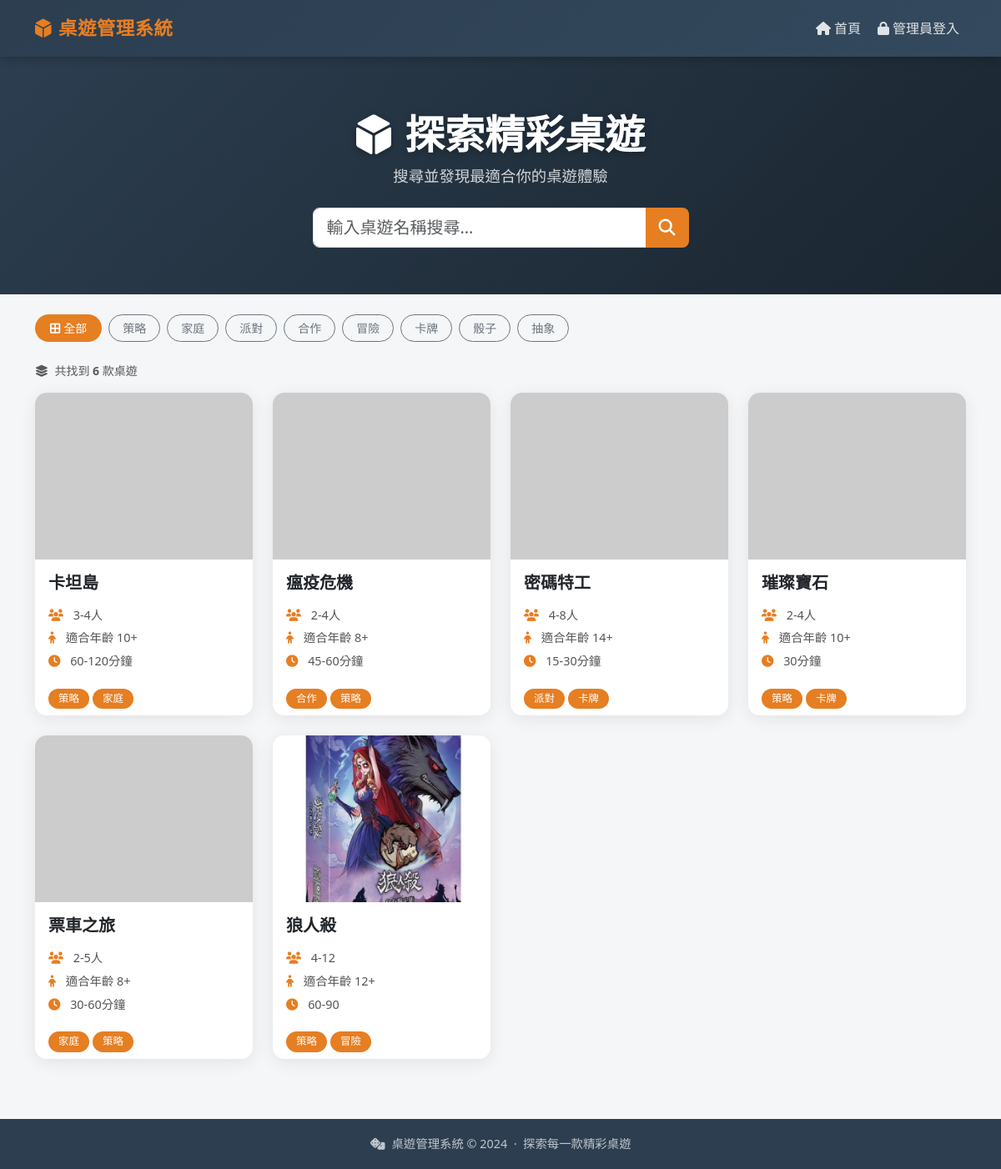
Before: / with the older database file.
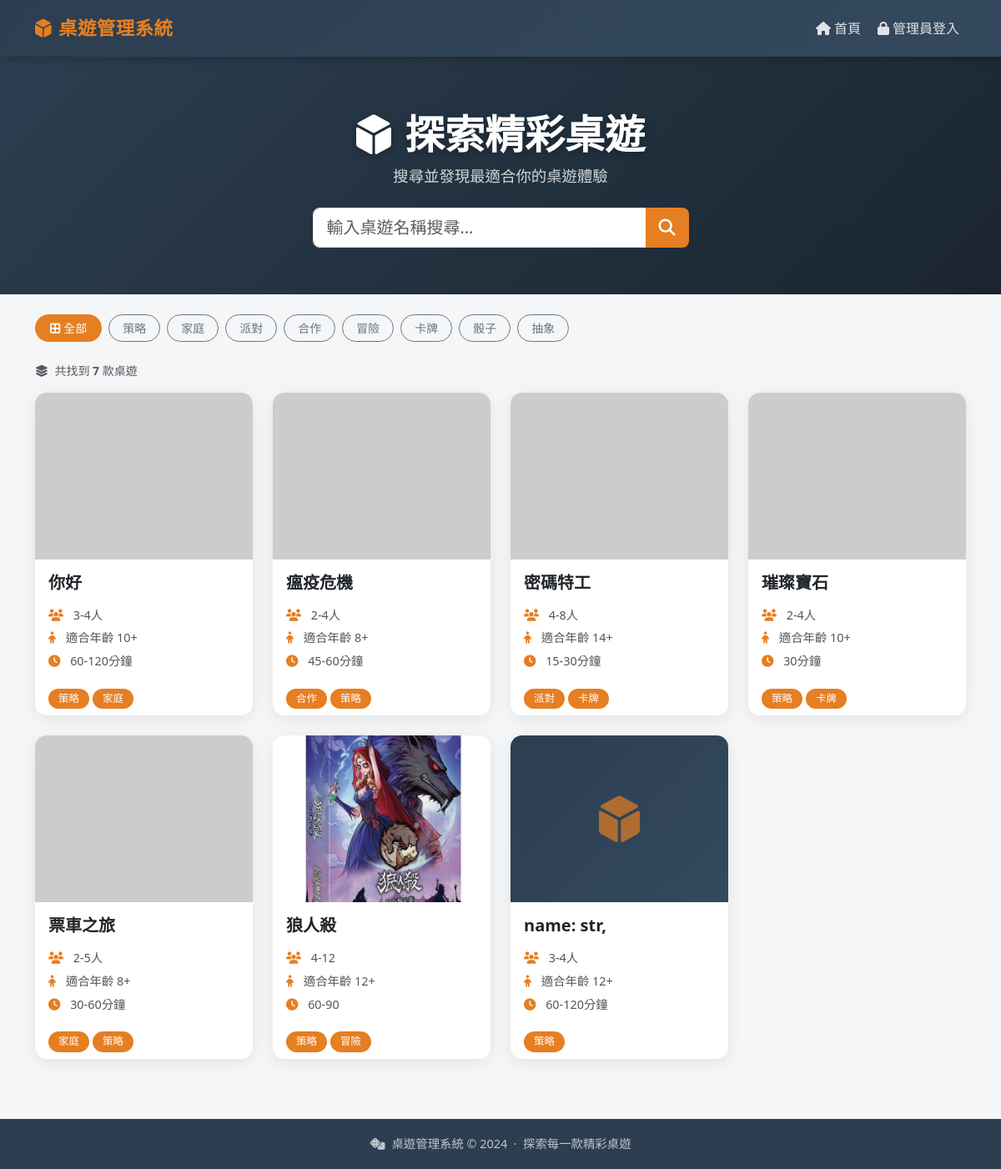
After: the same page with the newer database file.
### models/board_game_tag.py (models this page shows, shortened)
class BoardGameTag(db.Model):
    __tablename__ = 'board_game_tag'
    tagId   = db.Column(db.Integer, primary_key=True)
    tagName = db.Column(db.String(100), nullable=False)
    @staticmethod
    def getAllTag() -> list['BoardGameTag']:
        return BoardGameTag.query.all()

### models/board_game.py (models this page shows, shortened)
class BoardGame(db.Model):
    __tablename__ = 'board_game'
    boardGameId       = db.Column(db.Integer, primary_key=True)
    boardGameName     = db.Column(db.String(200), nullable=False)
    boardGameAge      = db.Column(db.String(50))
    boardGamePeople   = db.Column(db.String(50))
    boardGameTime     = db.Column(db.String(50))
    boardGameImageUrl = db.Column(db.String(500))
    boardGameTag      = db.relationship(
        'BoardGameTag', secondary=board_game_tags, backref='games'
    )

### routes/public.py (the view)
@public_bp.route('/')
def index():
    db_status = Check.checkDB()
    if db_status == '資料庫連線失敗':
        flash(db_status, 'danger')
        return render_template('index.html', games=[], tags=[],
                               name='', tag_id=None)
    tags   = BoardGameTag.getAllTag()
    name   = request.args.get('name', '').strip()
    tag_id = request.args.get('tag_id', type=int)
    games  = Search.searchBoardGames(tag_id, name)
    return render_template('index.html', games=games, tags=tags,
                           name=name, tag_id=tag_id)

### services/check.py (called while the page is built)
    @staticmethod
    def checkConnectDb() -> bool:
        try:
            from extensions import db
            db.session.execute(db.text('SELECT 1'))
            return True
        except Exception:
            return False

    @staticmethod
    def checkDB() -> str:
        if not Check.checkConnectDb():
            return '資料庫連線失敗'
        from models.board_game import BoardGame
        count = BoardGame.query.count()
        return f'資料庫連線正常，共 {count} 筆桌遊資料'

### services/search.py (called while the page is built)
    @staticmethod
    def searchBoardGames(tagId: int, name: str) -> list[BoardGame]:
        query = BoardGame.query
        if name:
            query = query.filter(BoardGame.boardGameName.contains(name))
        if tagId:
            query = query.filter(
                BoardGame.boardGameTag.any(BoardGameTag.tagId == tagId)
            )
        return query.all()

### templates/index.html (shortened to what this page needs)
{% extends 'base.html' %}
{% block content %}
<div class="hero">
    <div class="container">
        <h1 class="display-5 fw-bold mb-2">
            <i class="fas fa-dice-d6 me-3"></i>探索精彩桌遊
        </h1>
        <p class="lead mb-4">搜尋並發現最適合你的桌遊體驗</p>
        <form action="{{ url_for('public.index') }}" method="GET">
            <div class="row justify-content-center">
                <div class="col-md-7 col-lg-5">
                    <div class="input-group input-group-lg">
                        <input type="text" class="form-control search-input" name="name"
                               value="{{ name }}" placeholder="輸入桌遊名稱搜尋…">
                        <button class="btn btn-accent" type="submit">
                            <i class="fas fa-search"></i>
                        </button>
                    </div>
                </div>
            </div>
        </form>
    </div>
</div>
<div class="container py-4">
    <div class="d-flex flex-wrap gap-2 mb-4">
        <a href="{{ url_for('public.index', name=name) }}"
           class="btn btn-sm {{ 'btn-primary-custom' if not tag_id else 'btn-outline-secondary' }}">
            <i class="fas fa-border-all me-1"></i>全部
        </a>
        {% for tag in tags %}
        <a href="{{ url_for('public.index', tag_id=tag.tagId, name=name) }}"
           class="btn btn-sm {{ 'btn-primary-custom' if tag_id == tag.tagId else 'btn-outline-secondary' }}">
            {{ tag.tagName }}
        </a>
        {% endfor %}
    </div>
    <p class="text-muted small mb-3">
        <i class="fas fa-layer-group me-1"></i>
        共找到 <strong>{{ games|length }}</strong> 款桌遊
    </p>
    {% if games %}
    <div class="row row-cols-1 row-cols-sm-2 row-cols-md-3 row-cols-xl-4 g-4 mb-5">
        {% for game in games %}
        <div class="col">
            <div class="card game-card h-100">
                {% if game.boardGameImageUrl %}
                <img src="{{ game.boardGameImageUrl if game.boardGameImageUrl.startswith('http') else url_for('static', filename=game.boardGameImageUrl) }}"
                     class="card-img-top" alt="{{ game.boardGameName }}"
                     onerror="this.style.display='none';this.nextElementSibling.style.display='flex'">
                {% else %}
                <div class="card-img-placeholder">
                    <i class="fas fa-dice-d6"></i>
                </div>
                {% endif %}
                <div class="card-body">
                    <h5 class="card-title fw-bold mb-3">{{ game.boardGameName }}</h5>
                    <ul class="list-unstyled card-info mb-0">
                        <li>
                            <i class="fas fa-users me-2" style="color:var(--accent)"></i>
                            {{ game.boardGamePeople or '未設定' }}
                        </li>
                        <li>
                            <i class="fas fa-child me-2" style="color:var(--accent)"></i>
                            適合年齡 {{ game.boardGameAge or '未設定' }}
                        </li>
                        <li>
                            <i class="fas fa-clock me-2" style="color:var(--accent)"></i>
                            {{ game.boardGameTime or '未設定' }}
                        </li>
                    </ul>
                </div>
                {% if game.boardGameTag %}
                <div class="card-footer bg-transparent border-top-0 pt-0">
                    <div class="d-flex flex-wrap gap-1">
                        {% for tag in game.boardGameTag %}
                        <a href="{{ url_for('public.index', tag_id=tag.tagId) }}"
                           class="tag-badge text-decoration-none">{{ tag.tagName }}</a>
                        {% endfor %}
                    </div>
                </div>
                {% endif %}
            </div>
        </div>
        {% endfor %}
    </div>
    {% endif %}
</div>
{% endblock %}

### templates/base.html (shortened to what this page needs)
<!DOCTYPE html>
<html lang="zh-TW">
<head>
    <link href="https://cdn.jsdelivr.net/npm/bootstrap@5.3.2/dist/css/bootstrap.min.css" rel="stylesheet">
    <link href="https://cdnjs.cloudflare.com/ajax/libs/font-awesome/6.5.0/css/all.min.css" rel="stylesheet">
    <link href="{{ url_for('static', filename='css/style.css') }}" rel="stylesheet">
</head>
<body>
<nav class="navbar navbar-expand-lg navbar-dark">
    <div class="container">
        <a class="navbar-brand" href="{{ url_for('public.index') }}">
            <i class="fas fa-dice-d6 me-2"></i>桌遊管理系統
        </a>
        <div class="collapse navbar-collapse" id="navMenu">
            <ul class="navbar-nav ms-auto align-items-lg-center gap-1">
                <li class="nav-item">
                    <a class="nav-link" href="{{ url_for('public.index') }}">
                        <i class="fas fa-home me-1"></i>首頁
                    </a>
                </li>
                {% if session.get('user_id') %}
                <li class="nav-item">
                    <a class="nav-link" href="{{ url_for('admin.dashboard') }}">
                        <i class="fas fa-table-list me-1"></i>管理後台
                    </a>
                </li>
                <li class="nav-item">
                    <a class="nav-link" href="{{ url_for('admin.logout') }}">
                        <i class="fas fa-right-from-bracket me-1"></i>登出
                        <span class="badge bg-secondary ms-1">{{ session.get('user_name') }}</span>
                    </a>
                </li>
                {% else %}
                <li class="nav-item">
                    <a class="nav-link" href="{{ url_for('admin.login') }}">
                        <i class="fas fa-lock me-1"></i>管理員登入
                    </a>
                </li>
                {% endif %}
            </ul>
        </div>
    </div>
</nav>
{% block content %}{% endblock %}
<footer class="footer">
    <div class="container text-center">
        <p class="mb-0">
            <i class="fas fa-dice me-2"></i>桌遊管理系統 &copy; 2024 &nbsp;·&nbsp;
            探索每一款精彩桌遊
        </p>
    </div>
</footer>
</body>
</html>

### static/css/style.css (style rules this page uses)
:root { --primary: #2c3e50; --primary-light: #34495e; --accent: #e67e22; --accent-dark: #ca6f1e; --danger: #c0392b; --success: #27ae60; --light-bg: #f4f6f8; --card-shadow: 0 4px 20px rgba(0, 0, 0, 0.08); --card-shadow-hover: 0 8px 30px rgba(0, 0, 0, 0.16); }
body { background-color: var(--light-bg); font-family: 'Segoe UI', 'Microsoft JhengHei', sans-serif; display: flex; flex-direction: column; min-height: 100vh; }
.navbar { background: linear-gradient(135deg, var(--primary) 0%, var(--primary-light) 100%); box-shadow: 0 2px 12px rgba(0, 0, 0, 0.25); padding: 0.75rem 0; }
.navbar-brand { font-size: 1.4rem; font-weight: 700; color: var(--accent) !important; letter-spacing: 0.5px; }
.navbar-brand i { color: var(--accent); }
.nav-link { color: rgba(255, 255, 255, 0.85) !important; font-weight: 500; transition: color 0.2s; }
.hero { background: linear-gradient(135deg, var(--primary) 0%, #1a252f 100%); color: white; padding: 64px 0 56px; text-align: center; }
.hero h1 { text-shadow: 0 2px 8px rgba(0, 0, 0, 0.3); }
.hero .lead { color: rgba(255, 255, 255, 0.8); font-size: 1.15rem; }
.search-input { border-radius: 8px 0 0 8px !important; border: none; padding: 0.75rem 1rem; font-size: 1rem; }
.btn-accent { background-color: var(--accent); color: white; border: none; border-radius: 0 8px 8px 0 !important; padding: 0.75rem 1.25rem; font-weight: 600; transition: background-color 0.2s; }
.btn-primary-custom { background-color: var(--accent); color: white; border: none; border-radius: 20px; padding: 6px 18px; font-weight: 500; transition: background-color 0.2s, transform 0.1s; }
.btn-outline-secondary { border-radius: 20px; padding: 5px 16px; }
.game-card { border: none; border-radius: 14px; box-shadow: var(--card-shadow); transition: transform 0.25s ease, box-shadow 0.25s ease; overflow: hidden; background: white; }
.game-card .card-img-top { height: 200px; object-fit: cover; }
.card-img-placeholder { height: 200px; background: linear-gradient(135deg, var(--primary), var(--primary-light)); display: flex; align-items: center; justify-content: center; }
.card-img-placeholder i { font-size: 3.5rem; color: var(--accent); opacity: 0.7; }
.card-info li { margin-bottom: 6px; font-size: 0.9rem; color: #555; }
.tag-badge { display: inline-block; background-color: var(--accent); color: white; padding: 3px 12px; border-radius: 20px; font-size: 0.78rem; font-weight: 500; transition: background-color 0.2s; }
.form-control, .form-select { border-radius: 8px; border: 1.5px solid #dee2e6; padding: 0.6rem 1rem; transition: border-color 0.2s, box-shadow 0.2s; }
.footer { background: var(--primary); color: rgba(255, 255, 255, 0.7); padding: 1.2rem 0; margin-top: auto; font-size: 0.9rem; }

Changed rows visible on the page:
changed BoardGame (number 1 of 7 on the later page): boardGameName "卡坦島" → "你好"
added BoardGame: boardGameName "name: str,", boardGamePeople "3-4人", boardGameAge "12+", boardGameTime "60-120分鐘", BoardGameTag (tagName "策略")
Other visible differences:
{{ games|length }}: "6" → "7"
